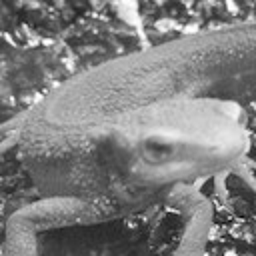
#> input picture imori.pgm, 256 x 256 px
$ python rot_sobal_fft.py   (older library calls are emulated)
#> lines starting #> are read from the running program, lines starting #| are printed output that depends on the picture
import cv2
import numpy as np

def write_pfm(filename, image_data):
    """
    Saves a NumPy array as a PFM file.

    Args:
        filename (str): The path to the output PFM file.
        image_data (np.ndarray): The image data to save (float32).
    """
    with open(filename, 'wb') as file:
        # Determine dimensions and number of channels
        if image_data.ndim == 2:
            height, width = image_data.shape
            channels = 1
            header = b'Pf\n'
        elif image_data.ndim == 3:
            height, width, channels = image_data.shape
            if channels == 1:
                header = b'Pf\n'
            elif channels == 3:
                header = b'PF\n'
            else:
                raise ValueError("Unsupported number of channels for PFM: must be 1 or 3.")
        else:
            raise ValueError("Unsupported image dimensions: must be 2D (grayscale) or 3D (color).")

        # Write PFM header
        file.write(header)
        file.write(f"{width} {height}\n".encode('ascii'))
        # Use -1.0 for little-endian byte order, which is common in Python/NumPy
        file.write(b'-1.0\n')

        # Ensure data is float32 and little-endian, then write it
        # PFM typically stores data upside-down, so flip it.
        # If image_data is already 3D and channels are last (e.g., HWC), no need to reshape for flatten.
        # If it's a single channel 3D array (H, W, 1), it's treated as grayscale.
        if channels == 1 and image_data.ndim == 3:
            image_data = image_data.squeeze() # Convert (H, W, 1) to (H, W)

        # Data should be in float32 format
        image_data = image_data.astype(np.float32)

        # PFM is usually stored bottom-up, so flipud for consistency with common readers
        image_data = np.flipud(image_data)

        file.write(image_data.tobytes())
    print(f"Successfully wrote PFM file to {filename}")

def create_dft(img_gray):
    # Get image dimensions
    h, w = img_gray.shape[:2]

    # Calculate the image's center coordinates
    center = (0, 0)

    # Define the angle for clockwise rotation (-1 degree)
    angle = -10.0

    # Use cv2.getRotationMatrix2D to create a rotation matrix
    rotation_matrix = cv2.getRotationMatrix2D(center, angle, 1.0)

    # Apply the rotation to img_gray using cv2.warpAffine
    # The output image will have the same size as the input
    rotated_img = cv2.warpAffine(img_gray, rotation_matrix, (w, h))

    # Apply Sobel filter in X direction to the rotated image
    sobel_x = cv2.Sobel(rotated_img, cv2.CV_32F, 1, 0, ksize=3)

    # Apply Sobel filter in Y direction to the rotated image
    sobel_y = cv2.Sobel(rotated_img, cv2.CV_32F, 0, 1, ksize=3)

    # Calculate the magnitude of the gradients
    magnitude_sobel = cv2.magnitude(sobel_x, sobel_y)

    write_pfm("out.pgm_sobel_opencv.pfm", magnitude_sobel)

    print(f"Successfully applied 1-degree clockwise rotation, Sobel filters, and calculated gradient magnitude for {image_path}.")
    print(f"Shape of magnitude_sobel: {magnitude_sobel.shape}, Dtype: {magnitude_sobel.dtype}")

    # Get dimensions of magnitude_sobel
    height, width = magnitude_sobel.shape

    # 2Dハン窓をOpenCVで生成（DFT入力サイズに合わせる）
    hanning_2d = cv2.createHanningWindow((width, height), cv2.CV_32F)

    # OpenCVは(幅, 高さ)の順なので、転置不要でそのまま要素ごとの積
    windowed_magnitude_sobel = magnitude_sobel.astype(np.float32) * hanning_2d

    # 1. OpenCVのDFT（複素2ch）を実行
    f_transform = cv2.dft(windowed_magnitude_sobel, flags=cv2.DFT_COMPLEX_OUTPUT)

    return f_transform

def save_pfm(corr_shift,filename):
    # corr_shift が複素2chか実数2Dかで処理を分ける
    if corr_shift.ndim == 3:
        # 2ch複素
        # f_transform_shifted = np.fft.fftshift(corr_shift, axes=(0, 1))
        # magnitude_spectrum = cv2.magnitude(f_transform_shifted[:, :, 0], f_transform_shifted[:, :, 1])
        # log_magnitude_spectrum = cv2.log(magnitude_spectrum + epsilon)

        # 実部・虚部を3chに分離してPFM保存用の配列を作る
        complex_fft_output_3ch = np.zeros((corr_shift.shape[0], corr_shift.shape[1], 3), dtype=np.float32)
        complex_fft_output_3ch[:, :, 0] = corr_shift[:, :, 0]  # real
        complex_fft_output_3ch[:, :, 1] = corr_shift[:, :, 1]  # imag
        complex_fft_output_3ch[:, :, 2] = 0.0  # ダミー
        write_pfm(filename, complex_fft_output_3ch)
        print(f"Complex FFT result saved as 3-channel PFM to {filename}")
    else:
        # 実数2D（例: 相関面のidft出力）
        # f_transform_shifted = np.fft.fftshift(corr_shift, axes=(0, 1))
        # magnitude_spectrum = np.abs(f_transform_shifted)
        # log_magnitude_spectrum = np.log(magnitude_spectrum + epsilon)
        # 実数としてPFMに保存
        real_pfm_path = 'out.pgm_fft_opencv_real.pfm'
        write_pfm(filename, corr_shift.astype(np.float32))
        print(f"Real-valued result saved as PFM to {filename}")

# Load the image in grayscale
image_path = 'imori.pgm'
img_gray = cv2.imread(image_path, cv2.IMREAD_GRAYSCALE)
#> img_gray is the input picture: shape (256, 256); min 7, max 255, mean 129

if img_gray is None:
    print(f"Error: Could not load image from {image_path}")
    exit()

f_transform       = create_dft(img_gray)
#| Shape of magnitude_sobel: (256, 256), Dtype: float32

save_pfm(f_transform,'out.pgm_fft_opencv.pfm')

if 1:
    # 任意のオフセットでDFT結果をシフトしたコピーを作る（垂直=shift_y, 水平=shift_x）
    shift_y = 10  # 上下方向のシフト量（正で下方向、負で上方向）
    shift_x = 20  # 左右方向のシフト量（正で右方向、負で左方向）
    img_gray_shifted = np.roll(np.roll(img_gray, shift_y, axis=0), shift_x, axis=1)

    # ここ読み込んでくる
    f_transform_shift = create_dft(img_gray_shifted)
#> in create_dft (call 2), `rotated_img = cv2.warpAffine(img_gray, rotation_matrix, (w, h))`:
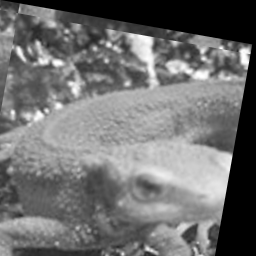
#> rotated_img: shape (256, 256); min 0, max 255, mean 112.1
#> in create_dft (call 2), `sobel_x = cv2.Sobel(rotated_img, cv2.CV_32F, 1, 0, ksize=3)`:
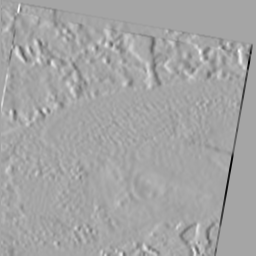
#> sobel_x: shape (256, 256) float32; min -969, max 523, mean -3.4; drawn with min black and max white
#> in create_dft (call 2), `sobel_y = cv2.Sobel(rotated_img, cv2.CV_32F, 0, 1, ksize=3)`:
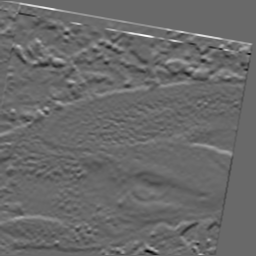
#> sobel_y: shape (256, 256) float32; min -571, max 803, mean 2.4; drawn with min black and max white
#| Shape of magnitude_sobel: (256, 256), Dtype: float32

    # F1, F2 は cv.dft(..., flags=cv.DFT_COMPLEX_OUTPUT) 済みの2ch複素
    # 1) 相互スペクトル P = F1 * conj(F2)
    P = cv2.mulSpectrums(f_transform, f_transform_shift, 0, conjB=True)
    save_pfm(P,'out.pgm_fft_opencv2_P.pfm')

    # 2) 振幅 Pm = |P|
    eps = 1e-6
    Pm = cv2.magnitude(P[:, :, 0], P[:, :, 1])
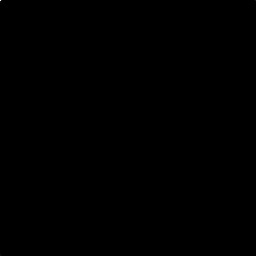
#> Pm: shape (256, 256) float32; min 550.5, max 2.56e+12, mean 97972312; drawn with min black and max white
    Pm = cv2.max(Pm, eps)
    save_pfm(Pm,'out.pgm_fft_opencv2_Pm.pfm')

    # 3) クロスパワースペクトル C = P / |P|
    #    振幅を2chにしてから割る
    Pm2 = cv2.merge([Pm, Pm])
    C = cv2.divide(P, Pm2)
    save_pfm(C,'out.pgm_fft_opencv2_C.pfm')
#> call 4 of save_pfm, with corr_shift = array of shape (256, 256, 2), filename = 'out.pgm_fft_opencv2_C.pfm'
#> in save_pfm (call 4), `complex_fft_output_3ch[:, :, 1] = corr_shift[:, :, 1]`:
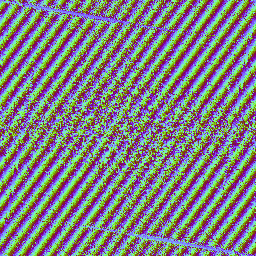
#> complex_fft_output_3ch: shape (256, 256, 3) float32; mean of channels 0, 1, 2 0.019, -1.13e-09, 0; drawn with min black and max white
#> in write_pfm (call 6), `image_data = np.flipud(image_data)`:
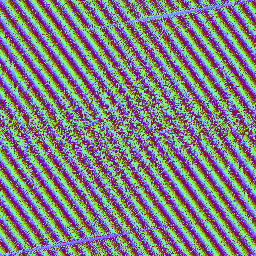
#> image_data: shape (256, 256, 3) float32; mean of channels 0, 1, 2 0.019, 6.82e-10, 0; drawn with min black and max white

    # 4) 逆DFTで相関面（ピーク位置を見る）
    corr = cv2.idft(C, flags=cv2.DFT_SCALE | cv2.DFT_REAL_OUTPUT)

    # 5) エネルギーを中央にシフト
    corr_shift = np.fft.fftshift(corr, axes=(0, 1))
else:
    # corr_shift = np.fft.fftshift(f_transform, axes=(0, 1))
    corr_shift = f_transform

save_pfm(f_transform,'out.pgm_fft_opencv2.pfm')

eps = 1e-6
if corr_shift.ndim == 2:
    magnitude_spectrum = np.abs(corr_shift)
else:
    magnitude_spectrum = cv2.magnitude(corr_shift[:, :, 0], corr_shift[:, :, 1])
magnitude_spectrum = np.nan_to_num(magnitude_spectrum, nan=0.0, posinf=0.0, neginf=0.0)
log_magnitude_spectrum = np.log(magnitude_spectrum + eps)
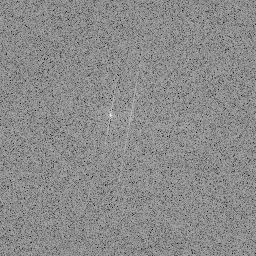
#> log_magnitude_spectrum: shape (256, 256) float32; min -13.77, max -0.496, mean -6.52; drawn with min black and max white

print("FFT and log magnitude spectrum calculated successfully after applying Hanning window.")
print(f"Shape of magnitude_spectrum: {magnitude_spectrum.shape}, Dtype: {magnitude_spectrum.dtype}")
#| Shape of magnitude_spectrum: (256, 256), Dtype: float32
print(f"Shape of log_magnitude_spectrum: {log_magnitude_spectrum.shape}, Dtype: {log_magnitude_spectrum.dtype}")
#| Shape of log_magnitude_spectrum: (256, 256), Dtype: float32
